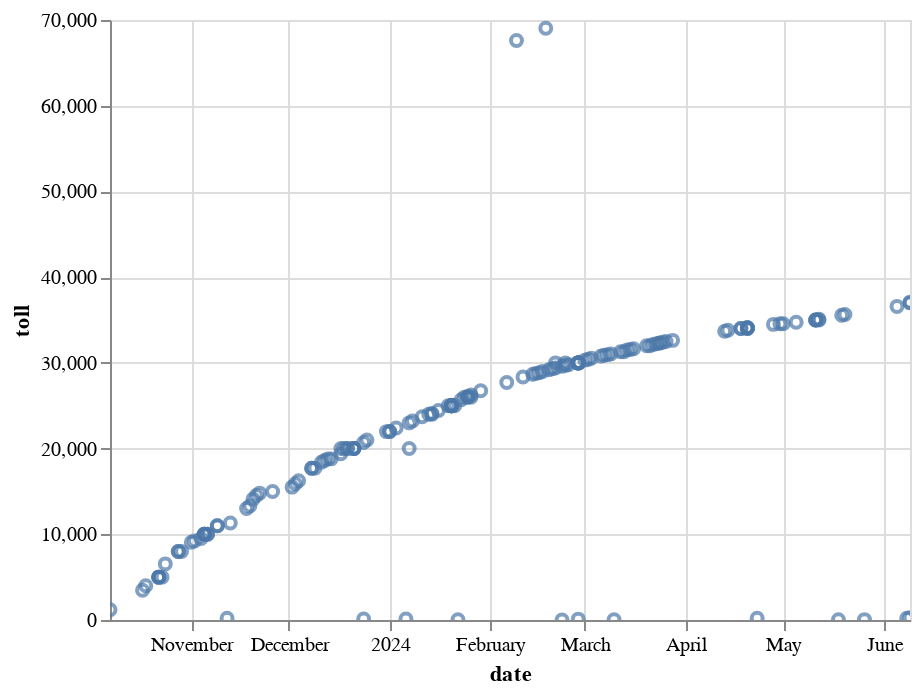

Source (notebook cell):
### Markdown cell above
### Interactive plot

### Code cell
alt.Chart(df).mark_point().encode(
    x='date',
    y='toll',
    tooltip=['date', 'publisher', 'title', 'origin'],
).interactive()

### Figure 1 — Vega-Lite specification as saved in the notebook (floating-point values rounded to 4 significant figures; data arrays with more than 128 entries replaced by an {"elided": "..."} marker saying what was removed)
{"config": {"view": {"continuousWidth": 400, "continuousHeight": 300}}, "data": {"name": "data-425187737e7c1f9224098ecdef164513"}, "mark": "point", "encoding": {"tooltip": [{"field": "date", "type": "temporal"}, {"field": "publisher", "type": "nominal"}, {"field": "title", "type": "nominal"}, {"field": "origin", "type": "nominal"}], "x": {"field": "date", "type": "temporal"}, "y": {"field": "toll", "type": "quantitative"}}, "selection": {"selector001": {"type": "interval", "bind": "scales", "encodings": ["x", "y"]}}, "$schema": "https://vega.github.io/schema/vega-lite/v4.17.0.json", "datasets": {"data-425187737e7c1f9224098ecdef164513": {"elided": "164 records"}}}
